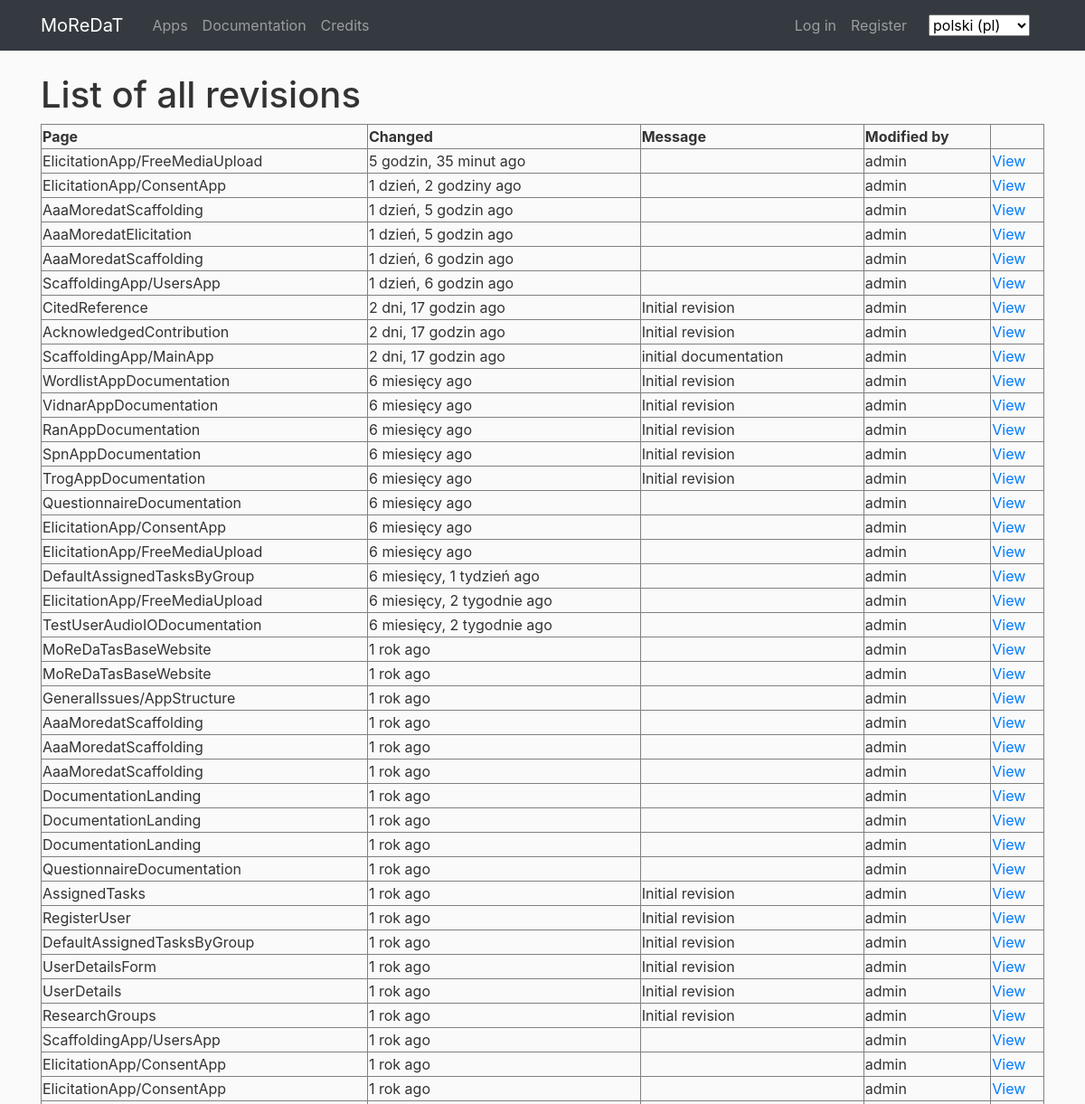
Before: /pl/documentation/history/ (upper part) with the older database file.
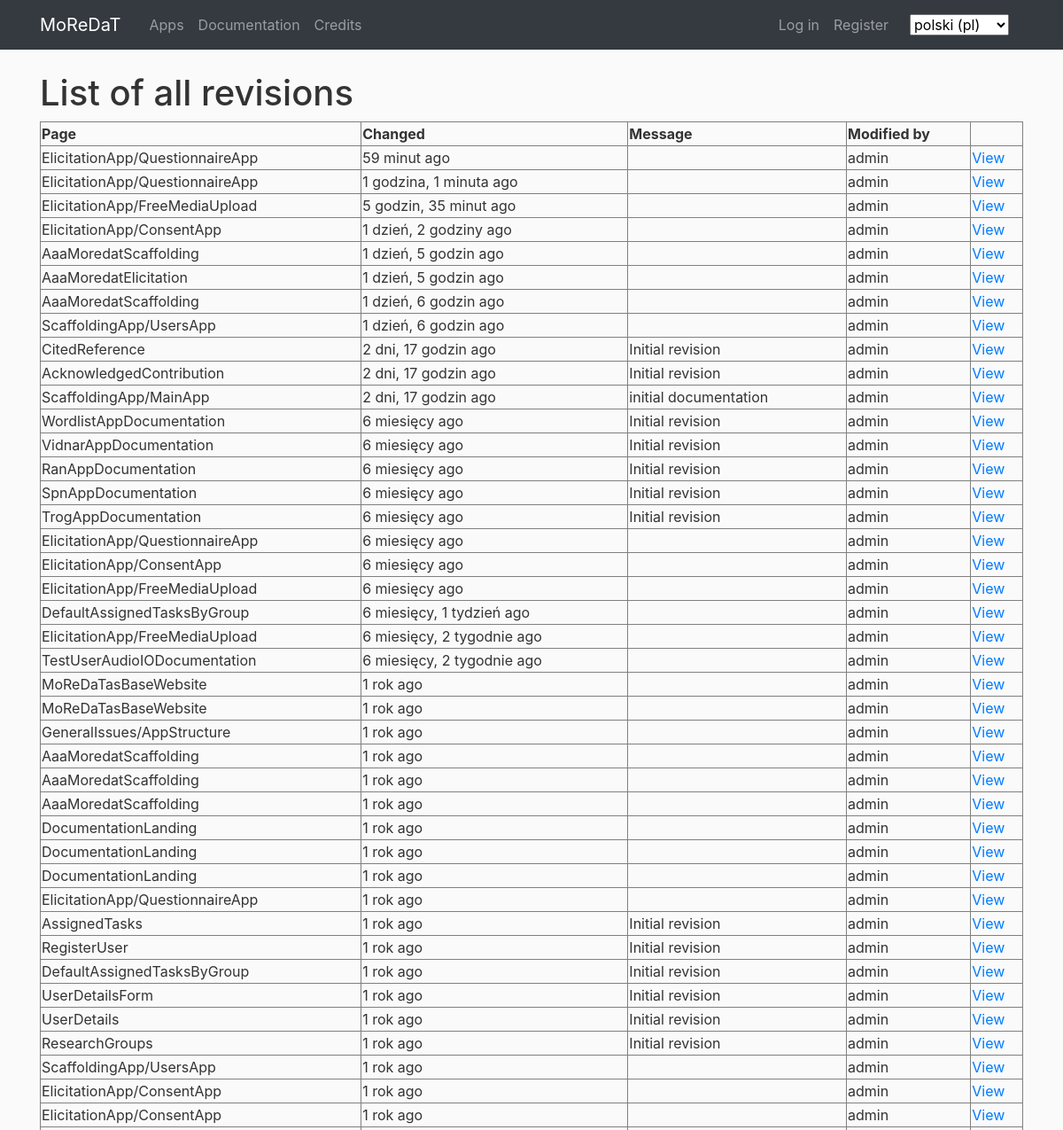
After: the same page with the newer database file.
### documentation/models.py (models this page shows, shortened)
class Revision(models.Model):
    page = models.ForeignKey(
        WikiPage, related_name='revisions', on_delete=models.CASCADE
    )
    content = models.TextField(_('content'))
    message = models.TextField(_('change message'), blank=True)
    creator = models.ForeignKey(
        settings.AUTH_USER_MODEL,
        blank=True,
        null=True,
        related_name='documentation_revisions',
        on_delete=models.CASCADE,
    )
    creator_ip = models.GenericIPAddressField(_('creator ip'))
    created = models.DateTimeField(_('created'), auto_now_add=True)
    modified = models.DateTimeField(_('modified'), auto_now=True)
    class Meta:
        verbose_name = _("Revision")
        verbose_name_plural = _("Revisions")
        ordering = ['-modified']
        get_latest_by = 'modified'

class WikiPage(models.Model):
    slug = models.CharField(_('slug'), max_length=255)
    title = models.CharField(_('title'), max_length=510)
    created = models.DateTimeField(_('created'), auto_now_add=True)
    modified = models.DateTimeField(_('modified'), auto_now=True)
    class Meta:
        verbose_name = _("Wiki page")
        verbose_name_plural = _("Wiki pages")
        ordering = ['slug']

### documentation/views.py (the view)
def revision_list(
    request, template_name='documentation/revision_list.html', extra_context=None
):
    revision_list = Revision.objects.all()
    template_context = {'revision_list': revision_list}
    template_context.update(extra_context or {})
    return render(request, template_name, template_context)

### main/templatetags/main_custom_tags.py (called while the page is built)
@register.filter
def custom_redir_lang(url_fullpath):
	ls_urls = url_fullpath.split('/')
	del ls_urls[1]
	return '/'.join(ls_urls)

### documentation/templates/documentation/revision_list.html (shortened to what this page needs)
{% extends "main/main-base.html" %}
{% load i18n %}
{% block content %}
<div class="col-lg-12 col-md-12">
	<h1>{% trans "List of all revisions" %}</h1>
	<table class="history" border="1">
	<tr>
        <th>{% trans "Page" %}</th>
        <th>{% trans "Changed" %}</th>
        <th>{% trans "Message" %}</th>
        <th>{% trans "Modified by" %}</th>
		<th>&nbsp;</th>
	</tr>
	{% for rev in revision_list %}
	<tr>
		<td>{{ rev.page.slug }}</td>
		<td class="modifed">{{ rev.modified|timesince }} ago</td>
		<td class="message">{{ rev.message }}</td>
		<td class="creator">{{ rev.creator.username }}</td>
		<td class="options">
			<a href="{% url 'documentation_page' slug=rev.page.slug rev_id=rev.pk %}">{% trans "View" %}</a>
		</td>
	</tr>
	{% endfor %}
	</table>
</div>
{% endblock %}

Changed rows visible on the page:
added Revision: page.slug "ElicitationApp/QuestionnaireApp", modified "59 minut", creator.username "admin"
added Revision: page.slug "ElicitationApp/QuestionnaireApp", modified "1 godzina, 1 minuta", creator.username "admin"
changed through a linked row, Revision (number 17 of 41 on the later page): page.slug "QuestionnaireDocumentation" → "ElicitationApp/QuestionnaireApp"
changed through a linked row, Revision (number 32 of 41 on the later page): page.slug "QuestionnaireDocumentation" → "ElicitationApp/QuestionnaireApp"
